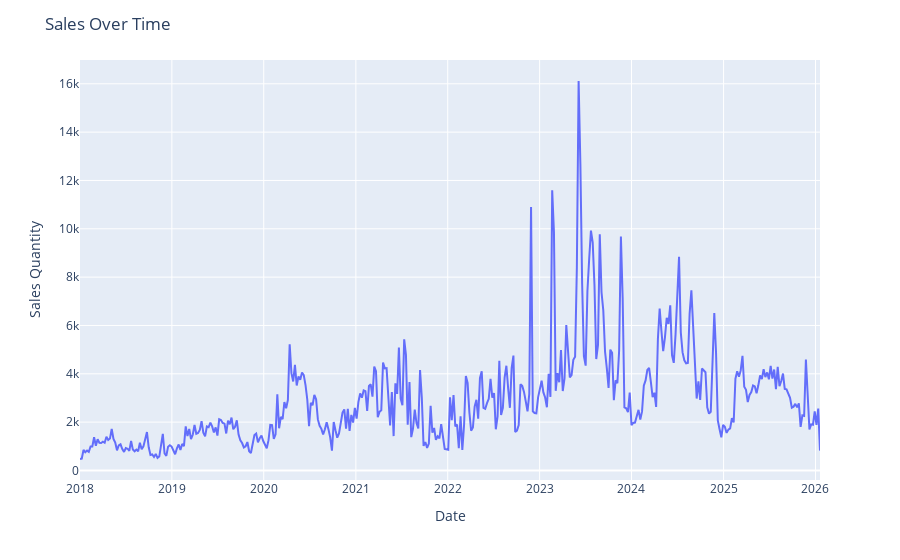
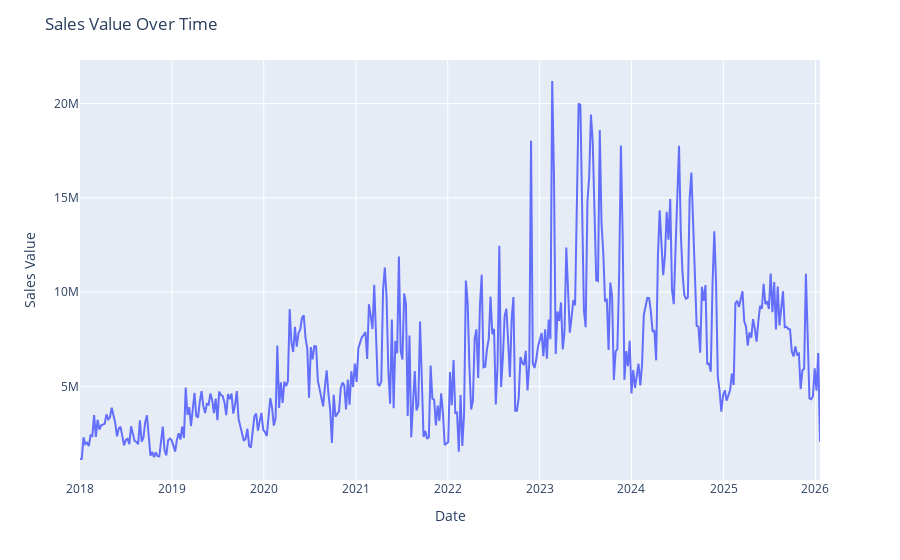

The code cell stored with these charts, in order, in its notebook:
### Markdown cell above
The table above shows the descriptive stats of these data. For this assignment, I will be modeling order quantity. These data are weekly, so the date represents the first day of each week. The mean order quantity is ~2900 units, the max is ~16,000, and the minimum is 474. These data are highly variable with a standard deviation of ~2,000 units. Finally, we have plenty of data points (419 weeks) which is enough to detect patterns, trends, and seasonality in the data.

### Code cell
# Plot Sales Qty Over Time
plot = px.line(sales, x='date', y='order_quantity', 
               hover_data=['order_quantity'], 
               labels={'order_quantity':'Sales Quantity', 
                       'date':'Date'})
plot.update_layout(title='Sales Over Time')
plot.show()

# Plot Sales Value
plot = px.line(sales, x='date', y='order_value', 
               hover_data=['order_value'], 
               labels={'order_value':'Sales Value', 
                       'date':'Date'})
plot.update_layout(title='Sales Value Over Time')
plot.show()

### Figure 1 — Plotly figure (JSON) as saved in the notebook; plotly's stock layout.template omitted (floating-point values rounded to 4 significant figures; data arrays with more than 128 entries replaced by an {"elided": "..."} marker saying what was removed)
{"data": [{"hovertemplate": "Date=%{x}<br>Sales Quantity=%{y}<extra></extra>", "legendgroup": "", "line": {"color": "#636efa", "dash": "solid"}, "marker": {"symbol": "circle"}, "mode": "lines", "name": "", "orientation": "v", "showlegend": false, "type": "scatter", "x": {"elided": "419 str values"}, "xaxis": "x", "y": {"elided": "419 float values"}, "yaxis": "y"}], "layout": {"legend": {"tracegroupgap": 0}, "margin": {"t": 60}, "title": {"text": "Sales Over Time"}, "xaxis": {"anchor": "y", "domain": [0, 1], "title": {"text": "Date"}}, "yaxis": {"anchor": "x", "domain": [0, 1], "title": {"text": "Sales Quantity"}}}}

### Figure 2 — Plotly figure (JSON) as saved in the notebook; plotly's stock layout.template omitted (floating-point values rounded to 4 significant figures; data arrays with more than 128 entries replaced by an {"elided": "..."} marker saying what was removed)
{"data": [{"hovertemplate": "Date=%{x}<br>Sales Value=%{y}<extra></extra>", "legendgroup": "", "line": {"color": "#636efa", "dash": "solid"}, "marker": {"symbol": "circle"}, "mode": "lines", "name": "", "orientation": "v", "showlegend": false, "type": "scatter", "x": {"elided": "419 str values"}, "xaxis": "x", "y": {"elided": "419 float values"}, "yaxis": "y"}], "layout": {"legend": {"tracegroupgap": 0}, "margin": {"t": 60}, "title": {"text": "Sales Value Over Time"}, "xaxis": {"anchor": "y", "domain": [0, 1], "title": {"text": "Date"}}, "yaxis": {"anchor": "x", "domain": [0, 1], "title": {"text": "Sales Value"}}}}
